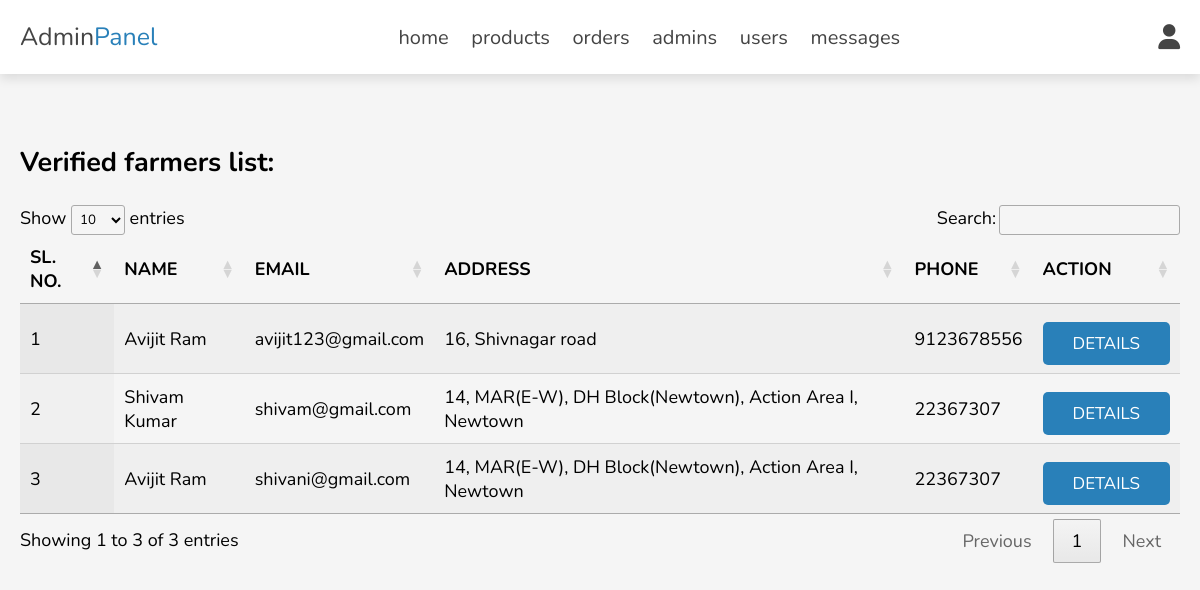
Screenshot of /Admin/admin/farmer_verify.php?verified=1 (signed in) with the database file from the repository.
### tables this page shows
CREATE TABLE `farmerlist` (
  `sln` int(11) NOT NULL,
  `name` varchar(100) DEFAULT NULL,
  `email` varchar(100) DEFAULT NULL,
  `phone` varchar(100) DEFAULT NULL,
  `dob` date DEFAULT NULL,
  `gender` varchar(10) DEFAULT NULL,
  `image` varchar(255) DEFAULT NULL,
  `password` varchar(255) DEFAULT NULL,
  `address` varchar(255) DEFAULT NULL,
  `description` text DEFAULT NULL,
  `country` varchar(100) DEFAULT NULL,
  `city` varchar(100) DEFAULT NULL,
  `region` varchar(100) DEFAULT NULL,
  `zip` varchar(100) DEFAULT NULL,
  `govID` varchar(100) DEFAULT NULL,
  `accnum` varchar(100) DEFAULT NULL,
  `ifsc` varchar(100) DEFAULT NULL,
  `upiID` varchar(100) DEFAULT NULL,
  `verify` varchar(2) DEFAULT NULL
);

### Admin/admin/farmer_verify.php (the view, shortened to what this page needs)
<?php
include '../components/connect.php';
$IsVerified = '0';
if(isset($_GET['verified'])){
    if($_GET['verified']=='0'){
        $IsVerified = '0';
    }
    else{
        $IsVerified = '1';
    }
}
?>
<!DOCTYPE html>
<html lang="en">
<head>
    <link rel="stylesheet" href="../css/admin_style.css">
    <link rel="stylesheet" href="https://cdnjs.cloudflare.com/ajax/libs/font-awesome/6.1.1/css/all.min.css">
    <link rel="stylesheet" type="text/css" href="https://cdn.datatables.net/1.12.1/css/jquery.dataTables.css">
</head>
<body>
    <?php include '../components/admin_header.php'; ?>
    <section class="show-products" style="font-size: 18px; margin: 50px auto;">
        <h2><?php echo $IsVerified == '0'? 'Farmer verification request list:':'Verified farmers list:' ?></h2><br>
        <table id="table_id" class="display">
            <thead>
                <tr>
                    <th>SL. NO.</th>
                    <th scope="col">NAME</th>
                    <th scope="col">EMAIL</th>
                    <th scope="col">ADDRESS</th>
                    <th scope="col">PHONE</th>
                    <th scope="col">ACTION</th>
                </tr>
            </thead>
            <tbody>
                <?php
                $fam = $conn->prepare("SELECT * FROM `farmerlist` WHERE verify=$IsVerified");
                $fam->execute();
                $num = $fam->rowCount();
                $sln = 1;
                if ($num > 0) {
                    while ($num--)
                    {
                        $row = $fam->fetch(PDO::FETCH_ASSOC);
                        echo '
                            <tr>
                                <td scope="col">' . $sln . '</td>
                                <td scope="col">' . $row['name'] . '</td>
                                <td scope="col">' . $row['email'] . '</td>
                                <td scope="col">' . $row['address'] . '</td>
                                <td scope="col">' . $row['phone'] . '</td>
                                <td scope="col"><button type="button" class="upd btn btn-warning"><a style="color: white" href="./details.php?sln='.$row['sln'].'">DETAILS</a></button></td>
                            </tr>
                            </div>';
                        $sln = $sln + 1;
                    }
                }
                ?>
            </tbody>
        </table>
    </section>
</body>
</html>

### Admin/css/admin_style.css (style rules this page uses)
:root { --main-color:#2980b9; --orange:#f39c12; --red:#e74c3c; --black:#444; --white:#fff; --light-color:#777; --light-bg:#f5f5f5; --border:.2rem solid var(--black); --box-shadow:0 .5rem 1rem rgba(0,0,0,.1); }
* { font-family: 'Nunito', sans-serif; margin:0; padding:0; box-sizing: border-box; outline: none; border:none; text-decoration: none; }
html { font-size: 62.5%; overflow-x: hidden; }
body { background-color: var(--light-bg); }
section { padding:2rem; max-width: 1200px; margin:0 auto; }
.btn, .delete-btn, .option-btn { display: block; width: 100%; margin-top: 1rem; border-radius: .5rem; padding:1rem 3rem; font-size: 1.7rem; text-transform: capitalize; color:var(--white); cursor: pointer; text-align: center; }
.btn { background-color: var(--main-color); }

### rows the page displays
farmerlist: name "Avijit Ram", email "avijit123@gmail.com", address "16, Shivnagar road", phone "9123678556"
farmerlist: name "Shivam Kumar", email "shivam@gmail.com", address "14, MAR(E-W), DH Block(Newtown), Action Area I, Newtown", phone "22367307"
farmerlist: name "Avijit Ram", email "shivani@gmail.com", address "14, MAR(E-W), DH Block(Newtown), Action Area I, Newtown", phone "22367307"
